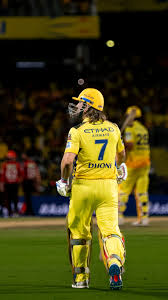
#> input picture ex1/images.jfif, 168 x 300 px, found by its file name
$ python 1.py
#> lines starting #> are read from the running program, lines starting #| are printed output that depends on the picture; after the words box and inside, x2 and y2 are one past the last pixel; in counts of white or black regions, pixels touching at a corner belong together
import cv2
import numpy as np
import matplotlib.pyplot as plt


image = cv2.imread('images.jfif', cv2.IMREAD_GRAYSCALE)
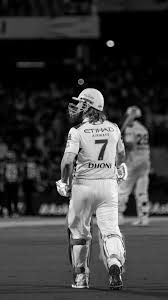
#> image: shape (300, 168); min 0, max 255, mean 61.4


_, binary_image = cv2.threshold(image, 127, 255, cv2.THRESH_BINARY)
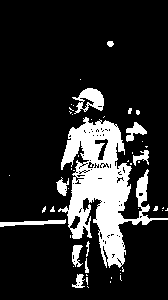
#> binary_image: shape (300, 168); 16% white; 50 white regions (39 under 20 px), largest, box (x1, y1, x2, y2) and area: (58, 117, 168, 268) 6413, (72, 88, 104, 114) 428, (0, 219, 66, 227) 255


kernel = np.ones((5, 5), np.uint8)


eroded = cv2.erode(binary_image, kernel, iterations=1)
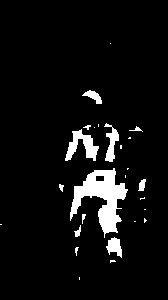
#> eroded: shape (300, 168); 6.2% white; 26 white regions (15 under 20 px), largest, box (x1, y1, x2, y2) and area: (70, 168, 128, 238) 1749, (65, 129, 99, 161) 489, (104, 123, 119, 162) 273


dilated = cv2.dilate(binary_image, kernel, iterations=1)
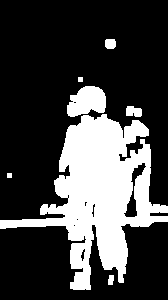
#> dilated: shape (300, 168); 26.3% white; 7 white regions, largest, box (x1, y1, x2, y2) and area: (0, 114, 168, 290) 12022, (67, 86, 106, 117) 889, (126, 106, 142, 117) 144


opened = cv2.morphologyEx(binary_image, cv2.MORPH_OPEN, kernel)
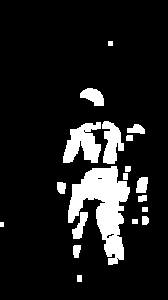
#> opened: shape (300, 168); 11.7% white; 19 white regions, largest, box (x1, y1, x2, y2) and area: (68, 166, 130, 265) 2969, (63, 122, 101, 163) 992, (102, 121, 124, 164) 601


closed = cv2.morphologyEx(binary_image, cv2.MORPH_CLOSE, kernel)
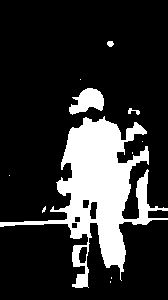
#> closed: shape (300, 168); 18.9% white; 11 white regions (7 under 20 px), largest, box (x1, y1, x2, y2) and area: (0, 116, 168, 288) 8843, (69, 88, 104, 115) 581, (128, 108, 140, 115) 40, (107, 41, 114, 47) 33


plt.figure(figsize=(10, 8))

plt.subplot(2, 3, 1)
plt.title('Original Image')
plt.imshow(binary_image, cmap='gray')
plt.axis('off')

plt.subplot(2, 3, 2)
plt.title('Erosion')
plt.imshow(eroded, cmap='gray')
plt.axis('off')

plt.subplot(2, 3, 3)
plt.title('Dilation')
plt.imshow(dilated, cmap='gray')
plt.axis('off')

plt.subplot(2, 3, 4)
plt.title('Opening')
plt.imshow(opened, cmap='gray')
plt.axis('off')

plt.subplot(2, 3, 5)
plt.title('Closing')
plt.imshow(closed, cmap='gray')
plt.axis('off')

plt.tight_layout()
plt.show()
